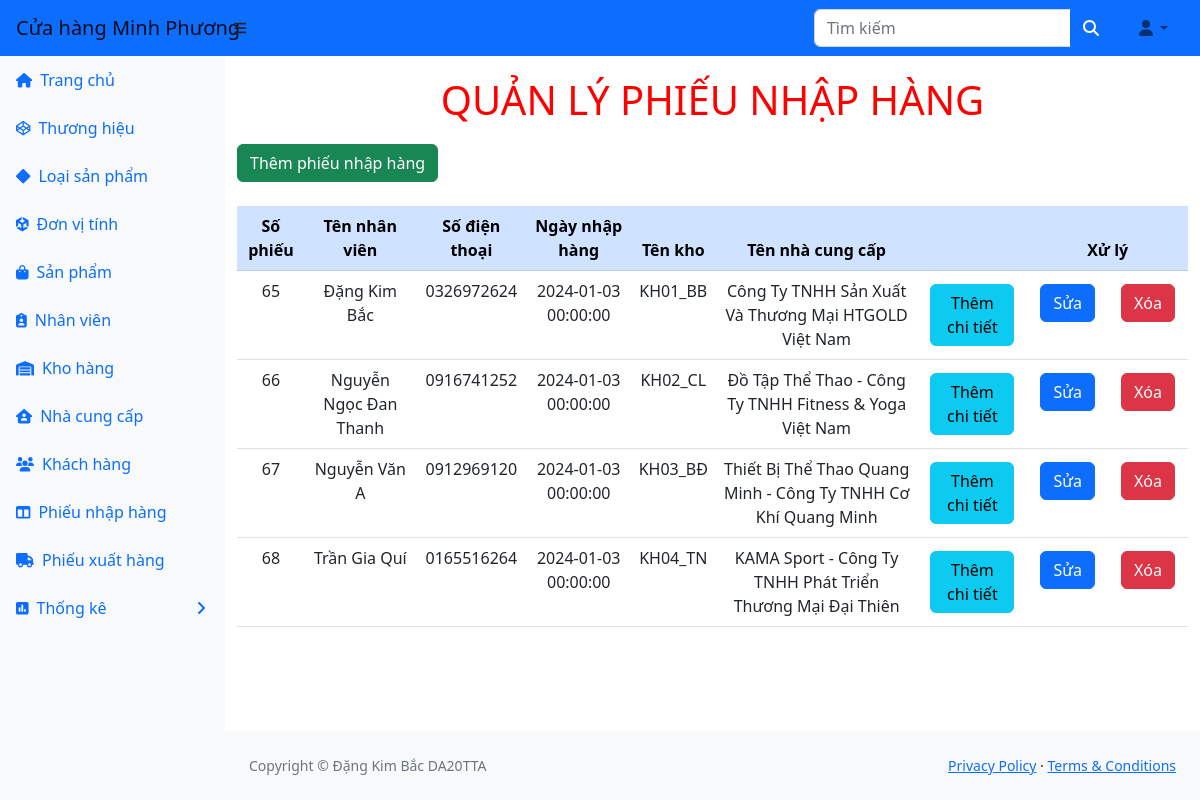
The page /ql_kho/ql-kho/phieunhaphang.php (signed in) on the database its author committed.
### tables this page shows
CREATE TABLE `phieunhaphang` (
  `tendangnhap` varchar(255) DEFAULT NULL,
  `sophieunhap` int(11) NOT NULL,
  `ngaynhaphang` datetime DEFAULT NULL,
  `makho` int(11) DEFAULT NULL,
  `manhacungcap` int(11) DEFAULT NULL
);

CREATE TABLE `nhanvien` (
  `tendangnhap` varchar(255) NOT NULL,
  `matkhau` text NOT NULL,
  `hoten` varchar(255) NOT NULL,
  `sodienthoai` varchar(255) NOT NULL,
  `email` varchar(255) NOT NULL,
  `quyen` int(11) NOT NULL
);

CREATE TABLE `khohang` (
  `makho` int(11) NOT NULL,
  `tenkho` varchar(255) DEFAULT NULL,
  `loaisanpham` int(11) DEFAULT NULL
);

CREATE TABLE `nhacungcap` (
  `manhacungcap` int(11) NOT NULL,
  `tennhacungcap` varchar(255) DEFAULT NULL,
  `diachi` varchar(255) DEFAULT NULL,
  `email` varchar(255) DEFAULT NULL
);

### ql_kho/ql-kho/phieunhaphang.php (the view)
<?php
include_once("header.php");
?>
<body>
<h1 class="tieudeform">QUẢN LÝ PHIẾU NHẬP HÀNG</h1>
<div><a class='btn btn-success' href='themphieunhaphang.php'>Thêm phiếu nhập hàng</a></div> <br>
<div class="table-responsive">
<table class="table table-hover">
    <thead class="table-primary">
        <tr>
            <th>Số phiếu </th>
            <th>Tên nhân viên</th>
            <th>Số điện thoại</th>
            <th>Ngày nhập hàng</th>
            <th>Tên kho</th>
            <th>Tên nhà cung cấp</th>
            <th> &nbsp; </th>
            <th colspan="2" style="text-align:center">Xử lý</th>
        </tr>
    </thead>
    <?php
$sql = "SELECT phieunhaphang.*, nhanvien.hoten, nhanvien.sodienthoai, khohang.tenkho, nhacungcap.tennhacungcap
FROM phieunhaphang
JOIN nhanvien ON phieunhaphang.tendangnhap = nhanvien.tendangnhap
JOIN khohang ON phieunhaphang.makho = khohang.makho
JOIN nhacungcap ON phieunhaphang.manhacungcap = nhacungcap.manhacungcap
 ORDER BY sophieunhap ASC";
    $kq = $conn->query($sql) or die("Không thể xem phiếu nhập hàng");
    while ($row = mysqli_fetch_array($kq)) {
        echo ("<tr>");
        $sophieunhap = $row["sophieunhap"];
        echo ("<td>" . $row["sophieunhap"] . "</td>");
        echo ("<td>" . $row["hoten"] . "</td>");
        echo ("<td>" . $row["sodienthoai"] . "</td>");
        echo ("<td>" . $row["ngaynhaphang"] . "</td>");
        echo ("<td>" . $row["tenkho"] . "</td>");
        echo ("<td>" . $row["tennhacungcap"] . "</td>");
        echo ("<td><a class='btn btn-info' href='chitietphieunhap.php?mm=$sophieunhap'>Thêm chi tiết</a></td>");
        echo ("<td><a class='btn btn-primary' href='suaphieunhaphang.php?mm=$sophieunhap'>Sửa</a></td>");
        echo ("<td>");
            ?>
            <a onclick = "return confirm('Bạn có thật sự muốn xoá không')" class="btn btn-danger" href="xoaphieunhaphang.php?mm=<?php echo $sophieunhap;?>">Xóa</a>
            <?php
            echo ("</td>");
        echo ("</tr>");
    }
    ?>
</table>
</div>
<?php
include("footer.php");
?>
</body>
</html>

### ql_kho/ql-kho/header.php (style rules this page uses)
h1.tieudeform { text-align:center; text-transform:uppercase; color:red; margin:20px; }
td { text-align:center; }
th { text-align:center; }

### rows shown on the page
phieunhaphang: sophieunhap "65", tendangnhap.hoten "Đặng Kim Bắc", tendangnhap.sodienthoai "0326972624", ngaynhaphang "2024-01-03 00:00:00", makho.tenkho "KH01_BB", manhacungcap.tennhacungcap "Công Ty TNHH Sản Xuất Và Thương Mại HTGOLD Việt Nam"
phieunhaphang: sophieunhap "66", tendangnhap.hoten "Nguyễn Ngọc Đan Thanh", tendangnhap.sodienthoai "0916741252", ngaynhaphang "2024-01-03 00:00:00", makho.tenkho "KH02_CL", manhacungcap.tennhacungcap "Đồ Tập Thể Thao - Công Ty TNHH Fitness & Yoga Việt Nam"
phieunhaphang: sophieunhap "67", tendangnhap.hoten "Nguyễn Văn A", tendangnhap.sodienthoai "0912969120", ngaynhaphang "2024-01-03 00:00:00", makho.tenkho "KH03_BĐ", manhacungcap.tennhacungcap "Thiết Bị Thể Thao Quang Minh - Công Ty TNHH Cơ Khí Quang Minh"
phieunhaphang: sophieunhap "68", tendangnhap.hoten "Trần Gia Quí", tendangnhap.sodienthoai "0165516264", ngaynhaphang "2024-01-03 00:00:00", makho.tenkho "KH04_TN", manhacungcap.tennhacungcap "KAMA Sport - Công Ty TNHH Phát Triển Thương Mại Đại Thiên"
